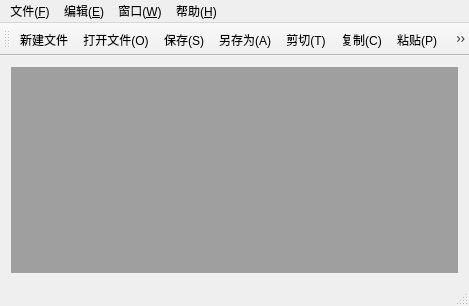
<?xml version="1.0" encoding="UTF-8"?>
<ui version="4.0">
 <class>MainWindow</class>
 <widget class="QMainWindow" name="MainWindow">
  <property name="geometry">
   <rect>
    <x>0</x>
    <y>0</y>
    <width>469</width>
    <height>306</height>
   </rect>
  </property>
  <property name="windowTitle">
   <string>MainWindow</string>
  </property>
  <widget class="QWidget" name="centralWidget">
   <layout class="QGridLayout" name="gridLayout">
    <item row="0" column="0">
     <widget class="QMdiArea" name="mdiArea"/>
    </item>
   </layout>
  </widget>
  <widget class="QMenuBar" name="menuBar">
   <property name="geometry">
    <rect>
     <x>0</x>
     <y>0</y>
     <width>469</width>
     <height>22</height>
    </rect>
   </property>
   <widget class="QMenu" name="menu_F">
    <property name="title">
     <string>文件(&amp;F)</string>
    </property>
    <addaction name="separator"/>
    <addaction name="actionNew"/>
    <addaction name="actionOpen"/>
    <addaction name="separator"/>
    <addaction name="actionSave"/>
    <addaction name="actionSaveAS"/>
    <addaction name="separator"/>
    <addaction name="actionExit"/>
   </widget>
   <widget class="QMenu" name="menu_E">
    <property name="title">
     <string>编辑(&amp;E)</string>
    </property>
    <addaction name="actionUndo"/>
    <addaction name="actionRedo"/>
    <addaction name="separator"/>
    <addaction name="actionCut"/>
    <addaction name="actionCopy"/>
    <addaction name="actionPaste"/>
   </widget>
   <widget class="QMenu" name="menu_W">
    <property name="title">
     <string>窗口(&amp;W)</string>
    </property>
    <addaction name="actionClose"/>
    <addaction name="actionCloseAll"/>
    <addaction name="separator"/>
    <addaction name="actionTile"/>
    <addaction name="actionCascade"/>
    <addaction name="separator"/>
    <addaction name="actionNext"/>
    <addaction name="actionPreview"/>
   </widget>
   <widget class="QMenu" name="menu_H">
    <property name="title">
     <string>帮助(&amp;H)</string>
    </property>
    <addaction name="actionAbout"/>
    <addaction name="actionAboutQt"/>
   </widget>
   <addaction name="menu_F"/>
   <addaction name="menu_E"/>
   <addaction name="menu_W"/>
   <addaction name="menu_H"/>
  </widget>
  <widget class="QToolBar" name="mainToolBar">
   <attribute name="toolBarArea">
    <enum>TopToolBarArea</enum>
   </attribute>
   <attribute name="toolBarBreak">
    <bool>false</bool>
   </attribute>
   <addaction name="actionNew"/>
   <addaction name="actionOpen"/>
   <addaction name="actionSave"/>
   <addaction name="actionSaveAS"/>
   <addaction name="actionCut"/>
   <addaction name="actionCopy"/>
   <addaction name="actionPaste"/>
   <addaction name="actionUndo"/>
   <addaction name="actionRedo"/>
  </widget>
  <widget class="QStatusBar" name="statusBar"/>
  <action name="actionNew">
   <property name="icon">
    <iconset resource="source.qrc">
     <normaloff>:/pic/new.png</normaloff>:/pic/new.png</iconset>
   </property>
   <property name="text">
    <string>新建文件(&amp;N)</string>
   </property>
   <property name="iconText">
    <string>新建文件</string>
   </property>
   <property name="shortcut">
    <string>Ctrl+N</string>
   </property>
  </action>
  <action name="actionOpen">
   <property name="icon">
    <iconset resource="source.qrc">
     <normaloff>:/pic/open.png</normaloff>:/pic/open.png</iconset>
   </property>
   <property name="text">
    <string>打开文件(&amp;O)</string>
   </property>
   <property name="shortcut">
    <string>Ctrl+O</string>
   </property>
  </action>
  <action name="actionSave">
   <property name="icon">
    <iconset resource="source.qrc">
     <normaloff>:/pic/save.png</normaloff>:/pic/save.png</iconset>
   </property>
   <property name="text">
    <string>保存(&amp;S)</string>
   </property>
   <property name="shortcut">
    <string>Ctrl+S</string>
   </property>
  </action>
  <action name="actionSaveAS">
   <property name="icon">
    <iconset resource="source.qrc">
     <normaloff>:/pic/saveAs.png</normaloff>:/pic/saveAs.png</iconset>
   </property>
   <property name="text">
    <string>另存为(&amp;A)</string>
   </property>
   <property name="shortcut">
    <string>Ctrl+A</string>
   </property>
  </action>
  <action name="actionExit">
   <property name="icon">
    <iconset resource="source.qrc">
     <normaloff>:/pic/exit.png</normaloff>:/pic/exit.png</iconset>
   </property>
   <property name="text">
    <string>退出(&amp;X)</string>
   </property>
   <property name="shortcut">
    <string>Ctrl+X</string>
   </property>
  </action>
  <action name="actionUndo">
   <property name="icon">
    <iconset resource="source.qrc">
     <normaloff>:/pic/undo.png</normaloff>:/pic/undo.png</iconset>
   </property>
   <property name="text">
    <string>撤销(&amp;U)</string>
   </property>
   <property name="shortcut">
    <string>Ctrl+U</string>
   </property>
  </action>
  <action name="actionRedo">
   <property name="icon">
    <iconset resource="source.qrc">
     <normaloff>:/pic/redo.png</normaloff>:/pic/redo.png</iconset>
   </property>
   <property name="text">
    <string>恢复(&amp;R)</string>
   </property>
   <property name="shortcut">
    <string>Ctrl+R</string>
   </property>
  </action>
  <action name="actionCut">
   <property name="icon">
    <iconset resource="source.qrc">
     <normaloff>:/pic/cut.png</normaloff>:/pic/cut.png</iconset>
   </property>
   <property name="text">
    <string>剪切(&amp;T)</string>
   </property>
   <property name="shortcut">
    <string>Ctrl+T</string>
   </property>
  </action>
  <action name="actionCopy">
   <property name="icon">
    <iconset resource="source.qrc">
     <normaloff>:/pic/copy.png</normaloff>:/pic/copy.png</iconset>
   </property>
   <property name="text">
    <string>复制(&amp;C)</string>
   </property>
   <property name="shortcut">
    <string>Ctrl+C</string>
   </property>
  </action>
  <action name="actionPaste">
   <property name="icon">
    <iconset resource="source.qrc">
     <normaloff>:/pic/paste.png</normaloff>:/pic/paste.png</iconset>
   </property>
   <property name="text">
    <string>粘贴(&amp;P)</string>
   </property>
   <property name="shortcut">
    <string>Ctrl+P</string>
   </property>
  </action>
  <action name="actionClose">
   <property name="text">
    <string>关闭(&amp;O)</string>
   </property>
  </action>
  <action name="actionCloseAll">
   <property name="text">
    <string>关闭所有窗口(&amp;A)</string>
   </property>
  </action>
  <action name="actionTile">
   <property name="text">
    <string>平铺(&amp;T)</string>
   </property>
  </action>
  <action name="actionCascade">
   <property name="text">
    <string>层叠(&amp;C)</string>
   </property>
  </action>
  <action name="actionNext">
   <property name="icon">
    <iconset resource="source.qrc">
     <normaloff>:/pic/next.png</normaloff>:/pic/next.png</iconset>
   </property>
   <property name="text">
    <string>下一个(&amp;X)</string>
   </property>
   <property name="shortcut">
    <string>Ctrl+Tab</string>
   </property>
  </action>
  <action name="actionPreview">
   <property name="icon">
    <iconset resource="source.qrc">
     <normaloff>:/pic/previous.png</normaloff>:/pic/previous.png</iconset>
   </property>
   <property name="text">
    <string>前一个(&amp;V)</string>
   </property>
   <property name="shortcut">
    <string>Ctrl+Shift+Tab</string>
   </property>
  </action>
  <action name="actionAbout">
   <property name="icon">
    <iconset resource="source.qrc">
     <normaloff>:/pic/about.png</normaloff>:/pic/about.png</iconset>
   </property>
   <property name="text">
    <string>关于(&amp;A)</string>
   </property>
  </action>
  <action name="actionAboutQt">
   <property name="text">
    <string>关于Qt(&amp;Q)</string>
   </property>
  </action>
 </widget>
 <layoutdefault spacing="6" margin="11"/>
 <resources>
  <include location="source.qrc"/>
 </resources>
 <connections/>
</ui>
